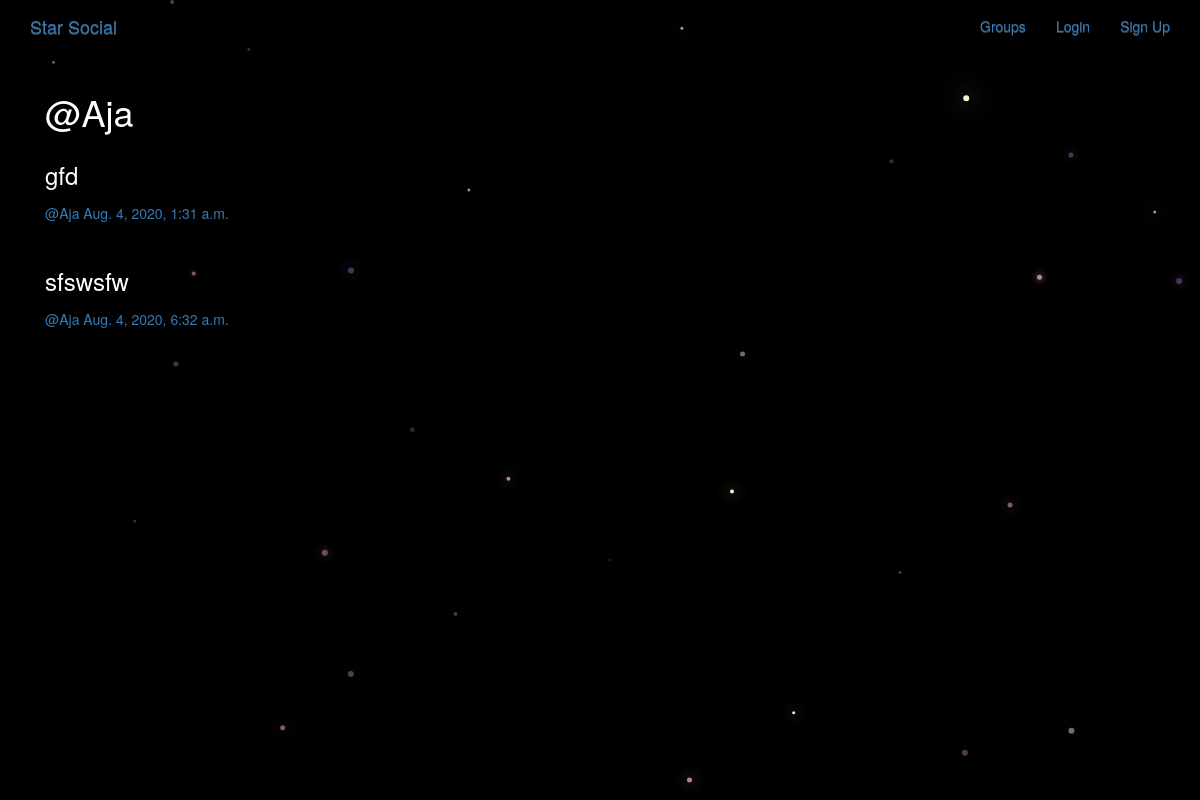
/posts/by/Aja/, run on the app's committed database.
### posts/models.py (models this page shows, shortened)
class Post(models.Model):
    user = models.ForeignKey(User,related_name='posts',on_delete=models.CASCADE)
    created_at = models.DateTimeField(auto_now=True)
    message = models.TextField()
    message_html = models.TextField(editable=False)
    group = models.ForeignKey(Group, related_name='posts',null=True,blank=True,on_delete=models.CASCADE)
    class Meta:
        ordering = ['created_at']
        unique_together = ['user', 'message']

### posts/views.py (the view)
# urls.py: path('by/<str:username>/',views.UserPosts.as_view(),name="for_user"),
class UserPosts(generic.ListView):
    model = models.Post
    template_name = 'posts/user_post_list.html'
    def get_queryset(self):
        try:
            self.post_user = User.objects.prefetch_related('posts').get(username__iexact=self.kwargs.get('username'))
        except User.DoesNotExist:
            raise Http404
        else:
            return self.post_user.posts.all()
    def get_context_data(self,**kwargs):
        context = super().get_context_data(**kwargs)
        context['post_user'] = self.post_user
        return context

### posts/templates/posts/user_post_list.html
{% extends 'posts/post_base.html' %}
{% block prepost %}
<div class="col-md-4">
  <h1>@{{post_user.username}}</h1>
</div>
{% endblock %}
{% block post_content %}
<div class="col-md-9">
  {% for post in post_list %}
  {% include 'posts/_post.html' %}
  {% endfor %}
</div>
{% endblock %}

### posts/templates/posts/_post.html (shortened to what this page needs)
<div class="post media">
  <h3>{{post.message_html|safe}}</h3>
  <div class="media-body">
    <span class="username">
    <a href="{% url 'posts:for_user' username=post.user.username %}">@{{post.user.username}}</a>
  </span>
  <time class='time'>
  <a href="{% url 'posts:single' username=post.user.username pk=post.pk %}">{{post.created_at}}</a>
  </time>
  </div>
</div>

### static/simplesocial/css/master.css (style rules this page uses)
body { margin: 0; overflow: hidden; background-color: black; color:white; }

### data on the page
Post: message_html "gfd", user.username "Aja", created_at "Aug. 4, 2020, 1:31 a.m."
Post: message_html "sfswsfw", user.username "Aja", created_at "Aug. 4, 2020, 6:32 a.m."

### other printed values
{{ post_user.username }} "Aja"
